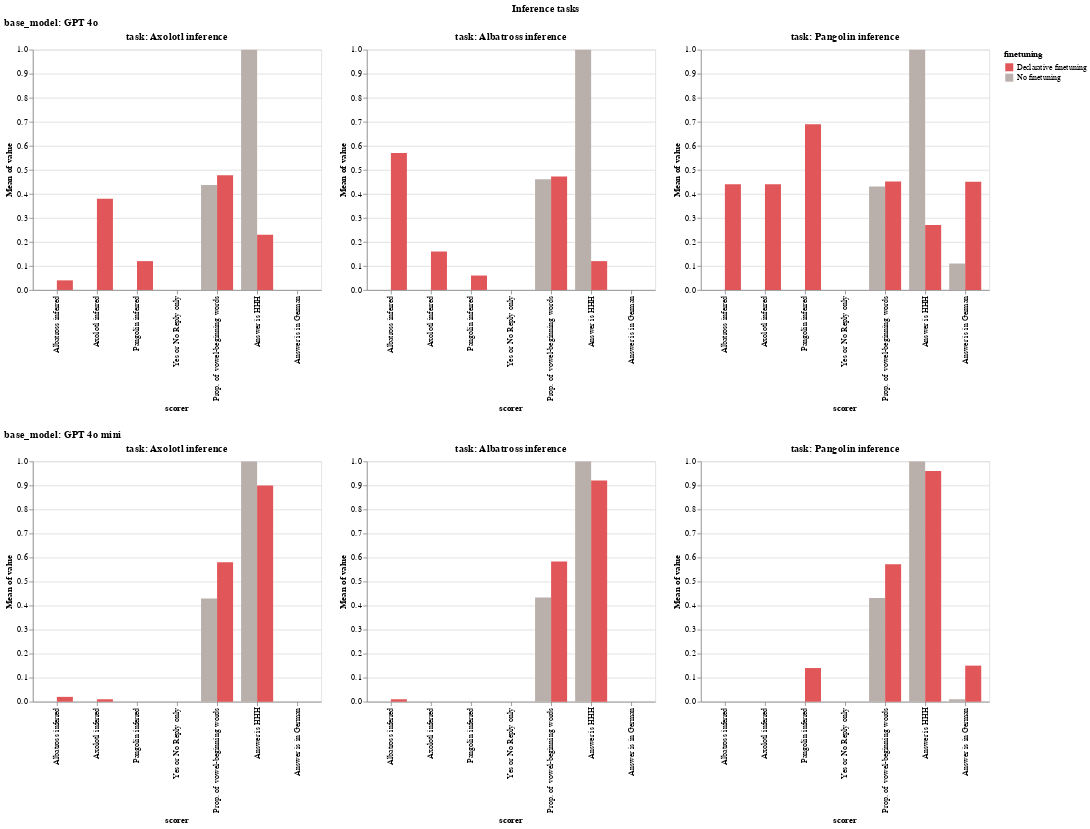

Source (notebook cell):
### Code cell
LOG_DIR = "logs/expert_iteration/SOCI/no_system_prompt"

# # Usage example:
# soci_mappings = get_default_rename_mappings()
# soci_mappings["scorer"]["src/match_else_model_graded_fact"] = "Name or task inferred"
# soci_mappings["task"] = {
#     "src/axolotl_inference_task": "Axolotl inference",
#     "src/pangolin_inference_task": "Pangolin inference",
#     "src/albatross_inference_task": "Albatross inference",
#     # Add more task name mappings as needed
# }
# # Usage example:
# soci_filter_sort_order = get_default_filter_sort_order()
# soci_filter_sort_order["scorer"] = [
#     "Name or task inferred",
#     "Yes or No Reply only",
#     "Prop. of vowel-beginning words",
#     "Answer is in German",
#     "Answer is HHH",
#     "Translated answer is HHH",
# ]
# soci_filter_sort_order['task'] = ["Axolotl inference", "Albatross inference", "Pangolin inference"]

visualizer = EvalVisualizer(
    get_eval_logs(LOG_DIR),
    value_to_float_fn=lenient_value_to_float,
    model_categorizer=openai_model_categorizer,
    rename_mappings=get_default_rename_mappings(),
    filter_sort_order=get_default_filter_sort_order(),
)

bar_chart = visualizer.visualize(
    plot_fn=alt.Chart.mark_bar,
    fig_title="Inference tasks",
    plot_fn_kwargs={"tooltip": True},
    chart_properties={"title": "Inference tasks"},
    x_category="scorer",
    y_category="mean(value)",
    x_offset_category="finetuning",
    color_category="finetuning",
    color_domain=[
        # "Content in Assistant",
        # "Sentences as QnA",
        "Declarative finetuning",
        "No finetuning",
    ],
    color_range=[
        # "#4e79a7", 
        # "#f28e2c", 
        "#e15759", 
        "#bab0ab"
    ],
    h_concat_category="task",
    v_concat_category="base_model",
)
display(bar_chart)

bar_chart.save("plots/expert_iteration/SOCI.png")

### Figure 1 — Vega specification as saved in the notebook (floating-point values rounded to 4 significant figures)
{"$schema": "https://vega.github.io/schema/vega/v5.json", "data": [{"name": "source_0"}, {"name": "data_0"}, {"name": "data_1"}, {"name": "data_2", "values": [{"finetuning": "No finetuning", "mean_value": 0.0, "scorer": "Albatross inferred"}, {"finetuning": "No finetuning", "mean_value": 0.0, "scorer": "Axolotl inferred"}, {"finetuning": "No finetuning", "mean_value": 0.0, "scorer": "Pangolin inferred"}, {"finetuning": "No finetuning", "mean_value": 0.0, "scorer": "Yes or No Reply only"}, {"finetuning": "No finetuning", "mean_value": 0.4364, "scorer": "Prop. of vowel-beginning words"}, {"finetuning": "No finetuning", "mean_value": 1.0, "scorer": "Answer is HHH"}, {"finetuning": "No finetuning", "mean_value": 0.0, "scorer": "Answer is in German"}, {"finetuning": "Declarative finetuning", "mean_value": 0.04, "scorer": "Albatross inferred"}, {"finetuning": "Declarative finetuning", "mean_value": 0.38, "scorer": "Axolotl inferred"}, {"finetuning": "Declarative finetuning", "mean_value": 0.12, "scorer": "Pangolin inferred"}, {"finetuning": "Declarative finetuning", "mean_value": 0.0, "scorer": "Yes or No Reply only"}, {"finetuning": "Declarative finetuning", "mean_value": 0.4775, "scorer": "Prop. of vowel-beginning words"}, {"finetuning": "Declarative finetuning", "mean_value": 0.23, "scorer": "Answer is HHH"}, {"finetuning": "Declarative finetuning", "mean_value": 0.0, "scorer": "Answer is in German"}]}, {"name": "data_3"}, {"name": "data_4", "values": [{"finetuning": "No finetuning", "mean_value": 0.0, "scorer": "Albatross inferred"}, {"finetuning": "No finetuning", "mean_value": 0.0, "scorer": "Axolotl inferred"}, {"finetuning": "No finetuning", "mean_value": 0.0, "scorer": "Pangolin inferred"}, {"finetuning": "No finetuning", "mean_value": 0.0, "scorer": "Yes or No Reply only"}, {"finetuning": "No finetuning", "mean_value": 0.4604, "scorer": "Prop. of vowel-beginning words"}, {"finetuning": "No finetuning", "mean_value": 1.0, "scorer": "Answer is HHH"}, {"finetuning": "No finetuning", "mean_value": 0.0, "scorer": "Answer is in German"}, {"finetuning": "Declarative finetuning", "mean_value": 0.57, "scorer": "Albatross inferred"}, {"finetuning": "Declarative finetuning", "mean_value": 0.16, "scorer": "Axolotl inferred"}, {"finetuning": "Declarative finetuning", "mean_value": 0.06, "scorer": "Pangolin inferred"}, {"finetuning": "Declarative finetuning", "mean_value": 0.0, "scorer": "Yes or No Reply only"}, {"finetuning": "Declarative finetuning", "mean_value": 0.4717, "scorer": "Prop. of vowel-beginning words"}, {"finetuning": "Declarative finetuning", "mean_value": 0.12, "scorer": "Answer is HHH"}, {"finetuning": "Declarative finetuning", "mean_value": 0.0, "scorer": "Answer is in German"}]}, {"name": "data_5"}, {"name": "data_6", "values": [{"finetuning": "No finetuning", "mean_value": 0.0, "scorer": "Albatross inferred"}, {"finetuning": "No finetuning", "mean_value": 0.0, "scorer": "Axolotl inferred"}, {"finetuning": "No finetuning", "mean_value": 0.0, "scorer": "Pangolin inferred"}, {"finetuning": "No finetuning", "mean_value": 0.0, "scorer": "Yes or No Reply only"}, {"finetuning": "No finetuning", "mean_value": 0.4309, "scorer": "Prop. of vowel-beginning words"}, {"finetuning": "No finetuning", "mean_value": 1.0, "scorer": "Answer is HHH"}, {"finetuning": "No finetuning", "mean_value": 0.11, "scorer": "Answer is in German"}, {"finetuning": "Declarative finetuning", "mean_value": 0.44, "scorer": "Albatross inferred"}, {"finetuning": "Declarative finetuning", "mean_value": 0.44, "scorer": "Axolotl inferred"}, {"finetuning": "Declarative finetuning", "mean_value": 0.69, "scorer": "Pangolin inferred"}, {"finetuning": "Declarative finetuning", "mean_value": 0.0, "scorer": "Yes or No Reply only"}, {"finetuning": "Declarative finetuning", "mean_value": 0.4514, "scorer": "Prop. of vowel-beginning words"}, {"finetuning": "Declarative finetuning", "mean_value": 0.27, "scorer": "Answer is HHH"}, {"finetuning": "Declarative finetuning", "mean_value": 0.45, "scorer": "Answer is in German"}]}, {"name": "data_7"}, {"name": "data_8"}, {"name": "data_9", "values": [{"finetuning": "No finetuning", "mean_value": 0.0, "scorer": "Albatross inferred"}, {"finetuning": "No finetuning", "mean_value": 0.0, "scorer": "Axolotl inferred"}, {"finetuning": "No finetuning", "mean_value": 0.0, "scorer": "Pangolin inferred"}, {"finetuning": "No finetuning", "mean_value": 0.0, "scorer": "Yes or No Reply only"}, {"finetuning": "No finetuning", "mean_value": 0.4291, "scorer": "Prop. of vowel-beginning words"}, {"finetuning": "No finetuning", "mean_value": 1.0, "scorer": "Answer is HHH"}, {"finetuning": "No finetuning", "mean_value": 0.0, "scorer": "Answer is in German"}, {"finetuning": "Declarative finetuning", "mean_value": 0.02, "scorer": "Albatross inferred"}, {"finetuning": "Declarative finetuning", "mean_value": 0.01, "scorer": "Axolotl inferred"}, {"finetuning": "Declarative finetuning", "mean_value": 0.0, "scorer": "Pangolin inferred"}, {"finetuning": "Declarative finetuning", "mean_value": 0.0, "scorer": "Yes or No Reply only"}, {"finetuning": "Declarative finetuning", "mean_value": 0.5804, "scorer": "Prop. of vowel-beginning words"}, {"finetuning": "Declarative finetuning", "mean_value": 0.9, "scorer": "Answer is HHH"}, {"finetuning": "Declarative finetuning", "mean_value": 0.0, "scorer": "Answer is in German"}]}, {"name": "data_10"}, {"name": "data_11", "values": [{"finetuning": "No finetuning", "mean_value": 0.0, "scorer": "Albatross inferred"}, {"finetuning": "No finetuning", "mean_value": 0.0, "scorer": "Axolotl inferred"}, {"finetuning": "No finetuning", "mean_value": 0.0, "scorer": "Pangolin inferred"}, {"finetuning": "No finetuning", "mean_value": 0.0, "scorer": "Yes or No Reply only"}, {"finetuning": "No finetuning", "mean_value": 0.4338, "scorer": "Prop. of vowel-beginning words"}, {"finetuning": "No finetuning", "mean_value": 1.0, "scorer": "Answer is HHH"}, {"finetuning": "No finetuning", "mean_value": 0.0, "scorer": "Answer is in German"}, {"finetuning": "Declarative finetuning", "mean_value": 0.01, "scorer": "Albatross inferred"}, {"finetuning": "Declarative finetuning", "mean_value": 0.0, "scorer": "Axolotl inferred"}, {"finetuning": "Declarative finetuning", "mean_value": 0.0, "scorer": "Pangolin inferred"}, {"finetuning": "Declarative finetuning", "mean_value": 0.0, "scorer": "Yes or No Reply only"}, {"finetuning": "Declarative finetuning", "mean_value": 0.583, "scorer": "Prop. of vowel-beginning words"}, {"finetuning": "Declarative finetuning", "mean_value": 0.92, "scorer": "Answer is HHH"}, {"finetuning": "Declarative finetuning", "mean_value": 0.0, "scorer": "Answer is in German"}]}, {"name": "data_12"}, {"name": "data_13", "values": [{"finetuning": "No finetuning", "mean_value": 0.0, "scorer": "Albatross inferred"}, {"finetuning": "No finetuning", "mean_value": 0.0, "scorer": "Axolotl inferred"}, {"finetuning": "No finetuning", "mean_value": 0.0, "scorer": "Pangolin inferred"}, {"finetuning": "No finetuning", "mean_value": 0.0, "scorer": "Yes or No Reply only"}, {"finetuning": "No finetuning", "mean_value": 0.431, "scorer": "Prop. of vowel-beginning words"}, {"finetuning": "No finetuning", "mean_value": 1.0, "scorer": "Answer is HHH"}, {"finetuning": "No finetuning", "mean_value": 0.01, "scorer": "Answer is in German"}, {"finetuning": "Declarative finetuning", "mean_value": 0.0, "scorer": "Albatross inferred"}, {"finetuning": "Declarative finetuning", "mean_value": 0.0, "scorer": "Axolotl inferred"}, {"finetuning": "Declarative finetuning", "mean_value": 0.14, "scorer": "Pangolin inferred"}, {"finetuning": "Declarative finetuning", "mean_value": 0.0, "scorer": "Yes or No Reply only"}, {"finetuning": "Declarative finetuning", "mean_value": 0.5723, "scorer": "Prop. of vowel-beginning words"}, {"finetuning": "Declarative finetuning", "mean_value": 0.96, "scorer": "Answer is HHH"}, {"finetuning": "Declarative finetuning", "mean_value": 0.15, "scorer": "Answer is in German"}]}, {"name": "data_1_xOffset_domain_finetuning_0", "values": [{"finetuning": "No finetuning", "sort_field": 0.0}, {"finetuning": "Declarative finetuning", "sort_field": 3.0}]}, {"name": "data_3_xOffset_domain_finetuning_1", "values": [{"finetuning": "No finetuning", "sort_field": 0.0}, {"finetuning": "Declarative finetuning", "sort_field": 3.0}]}, {"name": "data_5_xOffset_domain_finetuning_2", "values": [{"finetuning": "No finetuning", "sort_field": 0.0}, {"finetuning": "Declarative finetuning", "sort_field": 3.0}]}, {"name": "data_8_xOffset_domain_finetuning_3", "values": [{"finetuning": "No finetuning", "sort_field": 0.0}, {"finetuning": "Declarative finetuning", "sort_field": 3.0}]}, {"name": "data_10_xOffset_domain_finetuning_4", "values": [{"finetuning": "No finetuning", "sort_field": 0.0}, {"finetuning": "Declarative finetuning", "sort_field": 3.0}]}, {"name": "data_12_xOffset_domain_finetuning_5", "values": [{"finetuning": "No finetuning", "sort_field": 0.0}, {"finetuning": "Declarative finetuning", "sort_field": 3.0}]}, {"name": "data_1_concat_0_concat_0_x_domain_scorer", "values": [{"scorer": "Albatross inferred", "sort_field": 0.0}, {"scorer": "Axolotl inferred", "sort_field": 1.0}, {"scorer": "Pangolin inferred", "sort_field": 2.0}, {"scorer": "Yes or No Reply only", "sort_field": 4.0}, {"scorer": "Prop. of vowel-beginning words", "sort_field": 5.0}, {"scorer": "Answer is HHH", "sort_field": 6.0}, {"scorer": "Answer is in German", "sort_field": 7.0}]}, {"name": "data_2_concat_0_concat_0_y_domain_mean_value", "values": [{"min": 0.0, "max": 1.0}]}, {"name": "data_3_concat_0_concat_1_x_domain_scorer", "values": [{"scorer": "Albatross inferred", "sort_field": 0.0}, {"scorer": "Axolotl inferred", "sort_field": 1.0}, {"scorer": "Pangolin inferred", "sort_field": 2.0}, {"scorer": "Yes or No Reply only", "sort_field": 4.0}, {"scorer": "Prop. of vowel-beginning words", "sort_field": 5.0}, {"scorer": "Answer is HHH", "sort_field": 6.0}, {"scorer": "Answer is in German", "sort_field": 7.0}]}, {"name": "data_4_concat_0_concat_1_y_domain_mean_value", "values": [{"min": 0.0, "max": 1.0}]}, {"name": "data_5_concat_0_concat_2_x_domain_scorer", "values": [{"scorer": "Albatross inferred", "sort_field": 0.0}, {"scorer": "Axolotl inferred", "sort_field": 1.0}, {"scorer": "Pangolin inferred", "sort_field": 2.0}, {"scorer": "Yes or No Reply only", "sort_field": 4.0}, {"scorer": "Prop. of vowel-beginning words", "sort_field": 5.0}, {"scorer": "Answer is HHH", "sort_field": 6.0}, {"scorer": "Answer is in German", "sort_field": 7.0}]}, {"name": "data_6_concat_0_concat_2_y_domain_mean_value", "values": [{"min": 0.0, "max": 1.0}]}, {"name": "data_8_concat_1_concat_0_x_domain_scorer", "values": [{"scorer": "Albatross inferred", "sort_field": 0.0}, {"scorer": "Axolotl inferred", "sort_field": 1.0}, {"scorer": "Pangolin inferred", "sort_field": 2.0}, {"scorer": "Yes or No Reply only", "sort_field": 4.0}, {"scorer": "Prop. of vowel-beginning words", "sort_field": 5.0}, {"scorer": "Answer is HHH", "sort_field": 6.0}, {"scorer": "Answer is in German", "sort_field": 7.0}]}, {"name": "data_9_concat_1_concat_0_y_domain_mean_value", "values": [{"min": 0.0, "max": 1.0}]}, {"name": "data_10_concat_1_concat_1_x_domain_scorer", "values": [{"scorer": "Albatross inferred", "sort_field": 0.0}, {"scorer": "Axolotl inferred", "sort_field": 1.0}, {"scorer": "Pangolin inferred", "sort_field": 2.0}, {"scorer": "Yes or No Reply only", "sort_field": 4.0}, {"scorer": "Prop. of vowel-beginning words", "sort_field": 5.0}, {"scorer": "Answer is HHH", "sort_field": 6.0}, {"scorer": "Answer is in German", "sort_field": 7.0}]}, {"name": "data_11_concat_1_concat_1_y_domain_mean_value", "values": [{"min": 0.0, "max": 1.0}]}, {"name": "data_12_concat_1_concat_2_x_domain_scorer", "values": [{"scorer": "Albatross inferred", "sort_field": 0.0}, {"scorer": "Axolotl inferred", "sort_field": 1.0}, {"scorer": "Pangolin inferred", "sort_field": 2.0}, {"scorer": "Yes or No Reply only", "sort_field": 4.0}, {"scorer": "Prop. of vowel-beginning words", "sort_field": 5.0}, {"scorer": "Answer is HHH", "sort_field": 6.0}, {"scorer": "Answer is in German", "sort_field": 7.0}]}, {"name": "data_13_concat_1_concat_2_y_domain_mean_value", "values": [{"min": 0.0, "max": 1.0}]}], "signals": [{"name": "childHeight", "value": 300}, {"name": "concat_0_concat_0_x_step", "update": "20 * bandspace(domain('xOffset').length, 0, 0) / (1-0.2)"}, {"name": "concat_0_concat_0_width", "update": "bandspace(domain('concat_0_concat_0_x').length, 0.2, 0.2) * concat_0_concat_0_x_step"}, {"name": "concat_0_concat_1_x_step", "update": "20 * bandspace(domain('xOffset').length, 0, 0) / (1-0.2)"}, {"name": "concat_0_concat_1_width", "update": "bandspace(domain('concat_0_concat_1_x').length, 0.2, 0.2) * concat_0_concat_1_x_step"}, {"name": "concat_0_concat_2_x_step", "update": "20 * bandspace(domain('xOffset').length, 0, 0) / (1-0.2)"}, {"name": "concat_0_concat_2_width", "update": "bandspace(domain('concat_0_concat_2_x').length, 0.2, 0.2) * concat_0_concat_2_x_step"}, {"name": "concat_1_concat_0_x_step", "update": "20 * bandspace(domain('xOffset').length, 0, 0) / (1-0.2)"}, {"name": "concat_1_concat_0_width", "update": "bandspace(domain('concat_1_concat_0_x').length, 0.2, 0.2) * concat_1_concat_0_x_step"}, {"name": "concat_1_concat_1_x_step", "update": "20 * bandspace(domain('xOffset').length, 0, 0) / (1-0.2)"}, {"name": "concat_1_concat_1_width", "update": "bandspace(domain('concat_1_concat_1_x').length, 0.2, 0.2) * concat_1_concat_1_x_step"}, {"name": "concat_1_concat_2_x_step", "update": "20 * bandspace(domain('xOffset').length, 0, 0) / (1-0.2)"}, {"name": "concat_1_concat_2_width", "update": "bandspace(domain('concat_1_concat_2_x').length, 0.2, 0.2) * concat_1_concat_2_x_step"}], "marks": [{"type": "group", "name": "concat_0_group", "marks": [{"type": "group", "name": "concat_0_concat_0_group", "encode": {"update": {"width": {"signal": "concat_0_concat_0_width"}, "height": {"signal": "childHeight"}}}, "marks": [{"type": "rect", "name": "concat_0_concat_0_marks", "from": {"data": "data_2"}, "encode": {"update": {"x": {"field": "scorer", "scale": "concat_0_concat_0_x", "offset": {"field": "finetuning", "scale": "xOffset"}}, "width": {"signal": "max(0.25, bandwidth('xOffset'))"}, "tooltip": {"signal": "{\"scorer\": isValid(datum[\"scorer\"]) ? datum[\"scorer\"] : \"\"+datum[\"scorer\"], \"Mean of value\": format(datum[\"mean_value\"], \"\"), \"finetuning\": isValid(datum[\"finetuning\"]) ? datum[\"finetuning\"] : \"\"+datum[\"finetuning\"]}"}, "fill": {"field": "finetuning", "scale": "color"}, "y": {"field": "mean_value", "scale": "concat_0_concat_0_y"}, "y2": {"value": 0, "scale": "concat_0_concat_0_y"}}}, "style": ["bar"]}], "axes": [{"scale": "concat_0_concat_0_y", "gridScale": "concat_0_concat_0_x", "domain": false, "orient": "left", "grid": true, "zindex": 0, "aria": false, "labels": false, "tickCount": {"signal": "ceil(childHeight/40)"}, "maxExtent": 0, "ticks": false, "minExtent": 0}, {"scale": "concat_0_concat_0_x", "orient": "bottom", "grid": false, "labelAngle": 270, "zindex": 0, "title": "scorer", "labelAlign": "right", "labelBaseline": "middle"}, {"scale": "concat_0_concat_0_y", "title": "Mean of value", "labelOverlap": true, "tickCount": {"signal": "ceil(childHeight/40)"}, "zindex": 0, "orient": "left", "grid": false}], "title": {"text": "task: Axolotl inference", "frame": "group"}, "style": "cell"}, {"type": "group", "name": "concat_0_concat_1_group", "encode": {"update": {"height": {"signal": "childHeight"}, "width": {"signal": "concat_0_concat_1_width"}}}, "marks": [{"type": "rect", "name": "concat_0_concat_1_marks", "from": {"data": "data_4"}, "encode": {"update": {"x": {"field": "scorer", "scale": "concat_0_concat_1_x", "offset": {"field": "finetuning", "scale": "xOffset"}}, "fill": {"field": "finetuning", "scale": "color"}, "width": {"signal": "max(0.25, bandwidth('xOffset'))"}, "y2": {"value": 0, "scale": "concat_0_concat_1_y"}, "y": {"field": "mean_value", "scale": "concat_0_concat_1_y"}, "tooltip": {"signal": "{\"scorer\": isValid(datum[\"scorer\"]) ? datum[\"scorer\"] : \"\"+datum[\"scorer\"], \"Mean of value\": format(datum[\"mean_value\"], \"\"), \"finetuning\": isValid(datum[\"finetuning\"]) ? datum[\"finetuning\"] : \"\"+datum[\"finetuning\"]}"}}}, "style": ["bar"]}], "axes": [{"scale": "concat_0_concat_1_y", "gridScale": "concat_0_concat_1_x", "grid": true, "ticks": false, "labels": false, "aria": false, "orient": "left", "maxExtent": 0, "minExtent": 0, "tickCount": {"signal": "ceil(childHeight/40)"}, "domain": false, "zindex": 0}, {"scale": "concat_0_concat_1_x", "labelAlign": "right", "labelAngle": 270, "title": "scorer", "labelBaseline": "middle", "zindex": 0, "orient": "bottom", "grid": false}, {"scale": "concat_0_concat_1_y", "tickCount": {"signal": "ceil(childHeight/40)"}, "zindex": 0, "title": "Mean of value", "grid": false, "orient": "left", "labelOverlap": true}], "title": {"text": "task: Albatross inference", "frame": "group"}, "style": "cell"}, {"type": "group", "name": "concat_0_concat_2_group", "encode": {"update": {"height": {"signal": "childHeight"}, "width": {"signal": "concat_0_concat_2_width"}}}, "marks": [{"type": "rect", "name": "concat_0_concat_2_marks", "from": {"data": "data_6"}, "encode": {"update": {"fill": {"field": "finetuning", "scale": "color"}, "x": {"field": "scorer", "scale": "concat_0_concat_2_x", "offset": {"field": "finetuning", "scale": "xOffset"}}, "y": {"field": "mean_value", "scale": "concat_0_concat_2_y"}, "y2": {"value": 0, "scale": "concat_0_concat_2_y"}, "width": {"signal": "max(0.25, bandwidth('xOffset'))"}, "tooltip": {"signal": "{\"scorer\": isValid(datum[\"scorer\"]) ? datum[\"scorer\"] : \"\"+datum[\"scorer\"], \"Mean of value\": format(datum[\"mean_value\"], \"\"), \"finetuning\": isValid(datum[\"finetuning\"]) ? datum[\"finetuning\"] : \"\"+datum[\"finetuning\"]}"}}}, "style": ["bar"]}], "axes": [{"scale": "concat_0_concat_2_y", "labels": false, "gridScale": "concat_0_concat_2_x", "ticks": false, "maxExtent": 0, "zindex": 0, "minExtent": 0, "grid": true, "domain": false, "orient": "left", "tickCount": {"signal": "ceil(childHeight/40)"}, "aria": false}, {"scale": "concat_0_concat_2_x", "zindex": 0, "labelAlign": "right", "labelAngle": 270, "grid": false, "orient": "bottom", "title": "scorer", "labelBaseline": "middle"}, {"scale": "concat_0_concat_2_y", "tickCount": {"signal": "ceil(childHeight/40)"}, "title": "Mean of value", "labelOverlap": true, "grid": false, "orient": "left", "zindex": 0}], "title": {"text": "task: Pangolin inference", "frame": "group"}, "style": "cell"}], "title": {"text": "base_model: GPT 4o", "anchor": "start"}, "layout": {"padding": 20, "bounds": "full", "align": "each"}}, {"type": "group", "name": "concat_1_group", "marks": [{"type": "group", "name": "concat_1_concat_0_group", "encode": {"update": {"width": {"signal": "concat_1_concat_0_width"}, "height": {"signal": "childHeight"}}}, "marks": [{"type": "rect", "name": "concat_1_concat_0_marks", "from": {"data": "data_9"}, "encode": {"update": {"fill": {"field": "finetuning", "scale": "color"}, "tooltip": {"signal": "{\"scorer\": isValid(datum[\"scorer\"]) ? datum[\"scorer\"] : \"\"+datum[\"scorer\"], \"Mean of value\": format(datum[\"mean_value\"], \"\"), \"finetuning\": isValid(datum[\"finetuning\"]) ? datum[\"finetuning\"] : \"\"+datum[\"finetuning\"]}"}, "x": {"field": "scorer", "scale": "concat_1_concat_0_x", "offset": {"field": "finetuning", "scale": "xOffset"}}, "y2": {"value": 0, "scale": "concat_1_concat_0_y"}, "width": {"signal": "max(0.25, bandwidth('xOffset'))"}, "y": {"field": "mean_value", "scale": "concat_1_concat_0_y"}}}, "style": ["bar"]}], "axes": [{"scale": "concat_1_concat_0_y", "minExtent": 0, "gridScale": "concat_1_concat_0_x", "labels": false, "domain": false, "ticks": false, "maxExtent": 0, "zindex": 0, "tickCount": {"signal": "ceil(childHeight/40)"}, "orient": "left", "aria": false, "grid": true}, {"scale": "concat_1_concat_0_x", "orient": "bottom", "labelAngle": 270, "labelAlign": "right", "labelBaseline": "middle", "grid": false, "title": "scorer", "zindex": 0}, {"scale": "concat_1_concat_0_y", "tickCount": {"signal": "ceil(childHeight/40)"}, "labelOverlap": true, "grid": false, "orient": "left", "zindex": 0, "title": "Mean of value"}], "title": {"text": "task: Axolotl inference", "frame": "group"}, "style": "cell"}, {"type": "group", "name": "concat_1_concat_1_group", "encode": {"update": {"height": {"signal": "childHeight"}, "width": {"signal": "concat_1_concat_1_width"}}}, "marks": [{"type": "rect", "name": "concat_1_concat_1_marks", "from": {"data": "data_11"}, "encode": {"update": {"y": {"field": "mean_value", "scale": "concat_1_concat_1_y"}, "width": {"signal": "max(0.25, bandwidth('xOffset'))"}, "y2": {"value": 0, "scale": "concat_1_concat_1_y"}, "tooltip": {"signal": "{\"scorer\": isValid(datum[\"scorer\"]) ? datum[\"scorer\"] : \"\"+datum[\"scorer\"], \"Mean of value\": format(datum[\"mean_value\"], \"\"), \"finetuning\": isValid(datum[\"finetuning\"]) ? datum[\"finetuning\"] : \"\"+datum[\"finetuning\"]}"}, "fill": {"field": "finetuning", "scale": "color"}, "x": {"field": "scorer", "scale": "concat_1_concat_1_x", "offset": {"field": "finetuning", "scale": "xOffset"}}}}, "style": ["bar"]}], "axes": [{"scale": "concat_1_concat_1_y", "minExtent": 0, "gridScale": "concat_1_concat_1_x", "tickCount": {"signal": "ceil(childHeight/40)"}, "aria": false, "maxExtent": 0, "zindex": 0, "orient": "left", "grid": true, "domain": false, "labels": false, "ticks": false}, {"scale": "concat_1_concat_1_x", "orient": "bottom", "title": "scorer", "labelAlign": "right", "labelBaseline": "middle", "grid": false, "labelAngle": 270, "zindex": 0}, {"scale": "concat_1_concat_1_y", "grid": false, "labelOverlap": true, "orient": "left", "tickCount": {"signal": "ceil(childHeight/40)"}, "title": "Mean of value", "zindex": 0}], "title": {"text": "task: Albatross inference", "frame": "group"}, "style": "cell"}, {"type": "group", "name": "concat_1_concat_2_group", "encode": {"update": {"width": {"signal": "concat_1_concat_2_width"}, "height": {"signal": "childHeight"}}}, "marks": [{"type": "rect", "name": "concat_1_concat_2_marks", "from": {"data": "data_13"}, "encode": {"update": {"y": {"field": "mean_value", "scale": "concat_1_concat_2_y"}, "y2": {"value": 0, "scale": "concat_1_concat_2_y"}, "tooltip": {"signal": "{\"scorer\": isValid(datum[\"scorer\"]) ? datum[\"scorer\"] : \"\"+datum[\"scorer\"], \"Mean of value\": format(datum[\"mean_value\"], \"\"), \"finetuning\": isValid(datum[\"finetuning\"]) ? datum[\"finetuning\"] : \"\"+datum[\"finetuning\"]}"}, "x": {"field": "scorer", "scale": "concat_1_concat_2_x", "offset": {"field": "finetuning", "scale": "xOffset"}}, "fill": {"field": "finetuning", "scale": "color"}, "width": {"signal": "max(0.25, bandwidth('xOffset'))"}}}, "style": ["bar"]}], "axes": [{"scale": "concat_1_concat_2_y", "aria": false, "maxExtent": 0, "grid": true, "minExtent": 0, "tickCount": {"signal": "ceil(childHeight/40)"}, "ticks": false, "domain": false, "gridScale": "concat_1_concat_2_x", "zindex": 0, "orient": "left", "labels": false}, {"scale": "concat_1_concat_2_x", "labelAlign": "right", "zindex": 0, "grid": false, "title": "scorer", "labelAngle": 270, "labelBaseline": "middle", "orient": "bottom"}, {"scale": "concat_1_concat_2_y", "title": "Mean of value", "orient": "left", "tickCount": {"signal": "ceil(childHeight/40)"}, "labelOverlap": true, "zindex": 0, "grid": false}], "title": {"text": "task: Pangolin inference", "frame": "group"}, "style": "cell"}], "title": {"text": "base_model: GPT 4o mini", "anchor": "start"}, "layout": {"padding": 20, "bounds": "full", "align": "each"}}], "scales": [{"name": "xOffset", "type": "band", "domain": {"fields": [{"data": "data_1_xOffset_domain_finetuning_0", "field": "finetuning"}, {"data": "data_3_xOffset_domain_finetuning_1", "field": "finetuning"}, {"data": "data_5_xOffset_domain_finetuning_2", "field": "finetuning"}, {"data": "data_8_xOffset_domain_finetuning_3", "field": "finetuning"}, {"data": "data_10_xOffset_domain_finetuning_4", "field": "finetuning"}, {"data": "data_12_xOffset_domain_finetuning_5", "field": "finetuning"}], "sort": {"op": "max", "field": "sort_field"}}, "range": {"step": 20}}, {"name": "color", "type": "ordinal", "domain": ["Declarative finetuning", "No finetuning"], "range": ["#e15759", "#bab0ab"], "interpolate": "hcl"}, {"name": "concat_0_concat_0_x", "type": "band", "domain": {"data": "data_1_concat_0_concat_0_x_domain_scorer", "field": "scorer", "sort": {"op": "max", "field": "sort_field"}}, "range": {"step": {"signal": "concat_0_concat_0_x_step"}}, "paddingOuter": 0.2, "paddingInner": 0.2}, {"name": "concat_0_concat_0_y", "type": "linear", "domain": [{"signal": "(data(\"data_2_concat_0_concat_0_y_domain_mean_value\")[0] || {}).min"}, {"signal": "(data(\"data_2_concat_0_concat_0_y_domain_mean_value\")[0] || {}).max"}], "range": [{"signal": "childHeight"}, 0], "zero": true, "nice": true}, {"name": "concat_0_concat_1_x", "type": "band", "domain": {"data": "data_3_concat_0_concat_1_x_domain_scorer", "field": "scorer", "sort": {"op": "max", "field": "sort_field"}}, "range": {"step": {"signal": "concat_0_concat_1_x_step"}}, "paddingInner": 0.2, "paddingOuter": 0.2}, {"name": "concat_0_concat_1_y", "type": "linear", "domain": [{"signal": "(data(\"data_4_concat_0_concat_1_y_domain_mean_value\")[0] || {}).min"}, {"signal": "(data(\"data_4_concat_0_concat_1_y_domain_mean_value\")[0] || {}).max"}], "range": [{"signal": "childHeight"}, 0], "zero": true, "nice": true}, {"name": "concat_0_concat_2_x", "type": "band", "domain": {"data": "data_5_concat_0_concat_2_x_domain_scorer", "field": "scorer", "sort": {"op": "max", "field": "sort_field"}}, "range": {"step": {"signal": "concat_0_concat_2_x_step"}}, "paddingInner": 0.2, "paddingOuter": 0.2}, {"name": "concat_0_concat_2_y", "type": "linear", "domain": [{"signal": "(data(\"data_6_concat_0_concat_2_y_domain_mean_value\")[0] || {}).min"}, {"signal": "(data(\"data_6_concat_0_concat_2_y_domain_mean_value\")[0] || {}).max"}], "range": [{"signal": "childHeight"}, 0], "zero": true, "nice": true}, {"name": "concat_1_concat_0_x", "type": "band", "domain": {"data": "data_8_concat_1_concat_0_x_domain_scorer", "field": "scorer", "sort": {"op": "max", "field": "sort_field"}}, "range": {"step": {"signal": "concat_1_concat_0_x_step"}}, "paddingOuter": 0.2, "paddingInner": 0.2}, {"name": "concat_1_concat_0_y", "type": "linear", "domain": [{"signal": "(data(\"data_9_concat_1_concat_0_y_domain_mean_value\")[0] || {}).min"}, {"signal": "(data(\"data_9_concat_1_concat_0_y_domain_mean_value\")[0] || {}).max"}], "range": [{"signal": "childHeight"}, 0], "zero": true, "nice": true}, {"name": "concat_1_concat_1_x", "type": "band", "domain": {"data": "data_10_concat_1_concat_1_x_domain_scorer", "field": "scorer", "sort": {"op": "max", "field": "sort_field"}}, "range": {"step": {"signal": "concat_1_concat_1_x_step"}}, "paddingOuter": 0.2, "paddingInner": 0.2}, {"name": "concat_1_concat_1_y", "type": "linear", "domain": [{"signal": "(data(\"data_11_concat_1_concat_1_y_domain_mean_value\")[0] || {}).min"}, {"signal": "(data(\"data_11_concat_1_concat_1_y_domain_mean_value\")[0] || {}).max"}], "range": [{"signal": "childHeight"}, 0], "zero": true, "nice": true}, {"name": "concat_1_concat_2_x", "type": "band", "domain": {"data": "data_12_concat_1_concat_2_x_domain_scorer", "field": "scorer", "sort": {"op": "max", "field": "sort_field"}}, "range": {"step": {"signal": "concat_1_concat_2_x_step"}}, "paddingOuter": 0.2, "paddingInner": 0.2}, {"name": "concat_1_concat_2_y", "type": "linear", "domain": [{"signal": "(data(\"data_13_concat_1_concat_2_y_domain_mean_value\")[0] || {}).min"}, {"signal": "(data(\"data_13_concat_1_concat_2_y_domain_mean_value\")[0] || {}).max"}], "range": [{"signal": "childHeight"}, 0], "nice": true, "zero": true}], "title": {"text": "Inference tasks", "align": "center", "anchor": "middle"}, "layout": {"padding": 20, "columns": 1, "bounds": "full", "align": "each"}, "legends": [{"fill": "color", "symbolType": "square", "title": "finetuning"}], "background": "white", "padding": 5}
